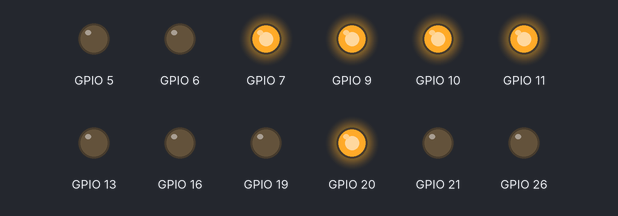
This program was run on a simulated Raspberry Pi (BCM pin numbers). Shown: output pins drawn as LEDs (lit = HIGH).

Above: at 0.5 s.
At 2.5 s:
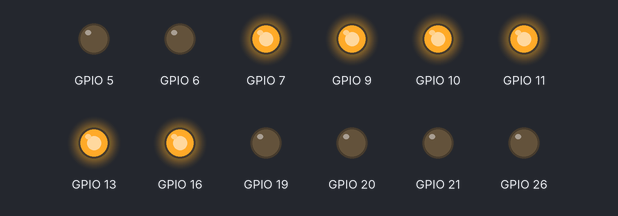
At 3.5 s:
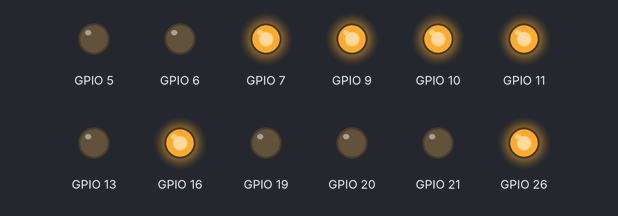
At 5.5 s:
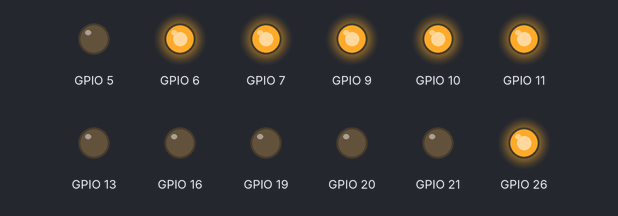
At 8.5 s:
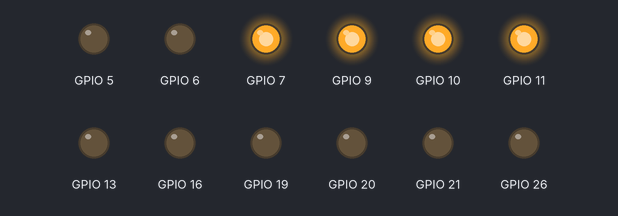
At 11.5 s:
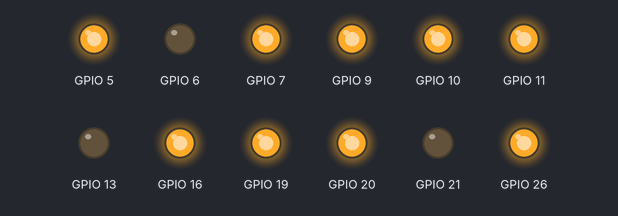
Timing chart, 0 to 13.0 s (numbered marks = the images above):
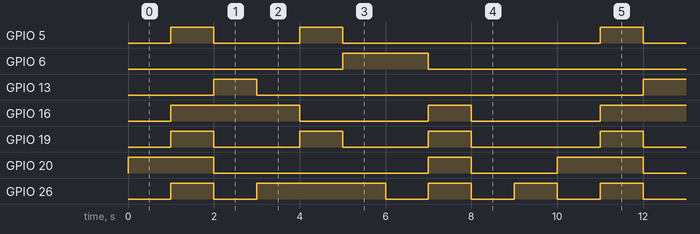

The program:

Seven_SEG.py
```python
import RPi.GPIO as IO            # calling for header file which helps us use GPIO’s of PI
import time                              # calling for time to provide delays in program
DISPLAY = [0x40,0x79,0x24,0x30,0x19,0x12,0x02,0x78,0x00,0x10]            # string of characters storing PORT values for each digit.
IO.setwarnings(False)            # do not show any warnings
IO.setmode (IO.BCM)           # programming the GPIO by BCM pin numbers. (like PIN29 as‘GPIO5’)
IO.setup(5,IO.OUT)             # initialize GPIO Pins as outputs
IO.setup(6,IO.OUT)
IO.setup(13,IO.OUT)
IO.setup(19,IO.OUT)
IO.setup(26,IO.OUT)
IO.setup(16,IO.OUT)
IO.setup(20,IO.OUT)
IO.setup(21,IO.OUT)

IO.setup(10,IO.OUT)
IO.setup(9,IO.OUT)
IO.setup(11,IO.OUT)
IO.setup(7,IO.OUT)

IO.output(10,1)
IO.output(9,1)
IO.output(11,1)
IO.output(7,1)
def PORT(pin):                    # assigning GPIO logic by taking 'pin' value
    if(pin&0x01 == 0x01):
        IO.output(5,1)            # if  bit0 of 8bit 'pin' is true, pull PIN13 high
    else:
        IO.output(5,0)            # if  bit0 of 8bit 'pin' is false, pull PIN13 low
    if(pin&0x02 == 0x02):
        IO.output(6,1)             # if  bit1 of 8bit 'pin' is true, pull PIN6 high
    else:
        IO.output(6,0)            #if  bit1 of 8bit 'pin' is false, pull PIN6 low
    if(pin&0x04 == 0x04):
        IO.output(13,1)
    else:
        IO.output(13,0)
    if(pin&0x08 == 0x08):
        IO.output(19,1)
    else:
        IO.output(19,0)
    if(pin&0x10 == 0x10):
        IO.output(26,1)
    else:
        IO.output(26,0)
    if(pin&0x20 == 0x20):
        IO.output(16,1)
    else:
        IO.output(16,0)
    if(pin&0x40 == 0x40):
        IO.output(20,1)
    else:
        IO.output(20,0)
    if(pin&0x80 == 0x80):
        IO.output(21,1)            # if  bit7 of 8bit 'pin' is true, pull PIN12 high
    else:
        IO.output(21,0)            # if  bit7 of 8bit 'pin' is false, pull PIN12 low
while 1:
    for x in range(10):            # execute the loop ten times incrementing x value from zero to nine
        pin = DISPLAY[x]        # assigning value to 'pin' for each digit
        PORT(pin);                  # showing each digit on display
        time.sleep(1)
```

Measured:
- by itself, GPIO 5: repeats every 10.0 s: LOW 2.0 s, HIGH 1.0 s, LOW 6.0 s, HIGH 1.0 s
- by itself, GPIO 6: alternates HIGH for 2.0 s and LOW for 8.0 s
- by itself, GPIO 13: alternates HIGH for 1.0 s and LOW for 9.0 s
- by itself, GPIO 16: repeats every 10.0 s: LOW 3.0 s, HIGH 1.0 s, LOW 3.0 s, HIGH 3.0 s
- by itself, GPIO 19: repeats every 10.0 s: 2 × (LOW 2.0 s, HIGH 1.0 s), LOW 3.0 s, HIGH 1.0 s
- by itself, GPIO 20: repeats every 10.0 s: LOW 5.0 s, HIGH 1.0 s, LOW 2.0 s, HIGH 2.0 s
- by itself, GPIO 26: repeats every 10.0 s: LOW 1.0 s, HIGH 3.0 s, 3 × (LOW 1.0 s, HIGH 1.0 s)
